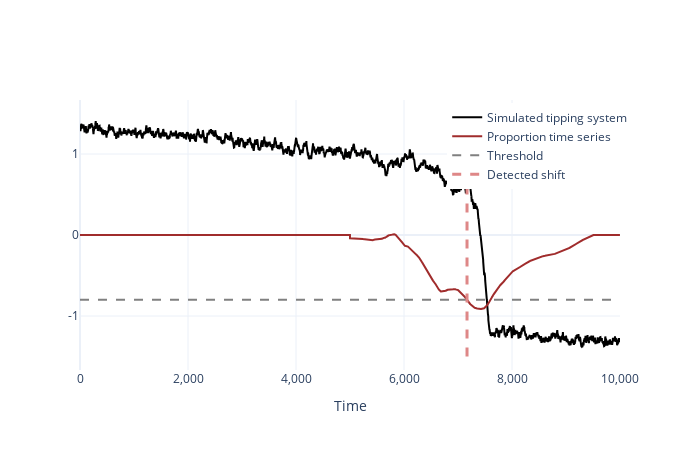

The cell this chart's notebook holds for it:
### Code cell
threshold=-0.8
crossing_index = np.where(proba_ts <= threshold)[0][0]

fig = go.Figure()
fig.add_trace(go.Scatter(y=data_Y, mode='lines', name='Simulated tipping system', line=dict(color='black')))
fig.add_trace(go.Scatter(y=proba_ts, mode='lines', name='Proportion time series', line=dict(color='#A02C2C')))

fig.add_trace(go.Scatter(x=[0, len(proba_ts)], 
                             y=[threshold, threshold],
                             mode='lines', line=dict(color='grey', dash='dash'),
                             name='Threshold'))

fig.add_trace(go.Scatter(x=[crossing_index, crossing_index], 
                             y=[-1.5, 1.5],
                             mode='lines', line=dict(color='#DE8787', dash='dash', width=3),
                             name='Detected shift'))


fig.update_layout(height=450, width=700,
    xaxis=dict(range=[0, t_len],
    tickvals=[0, 2000, 4000, 6000, 8000, 10000], ticktext=['0', '2,000', '4,000', '6,000', '8,000', '10,000'], title='Time'),
    yaxis=dict(tickvals=[-1, 0, 1], ticktext=['-1', '0', '1']),
    showlegend=True,
    template='plotly_white',
    legend=dict(yanchor="top", y=0.99, xanchor="left", x=0.68),
    )

fig.show()

### Figure 1 — Plotly figure (JSON) as saved in the notebook; plotly's stock layout.template omitted (floating-point values rounded to 4 significant figures; data arrays with more than 128 entries replaced by an {"elided": "..."} marker saying what was removed)
{"data": [{"line": {"color": "black"}, "mode": "lines", "name": "Simulated tipping system", "type": "scatter", "y": {"elided": "10000 float values"}}, {"line": {"color": "#A02C2C"}, "mode": "lines", "name": "Proportion time series", "type": "scatter", "y": {"elided": "10000 float values"}}, {"line": {"color": "grey", "dash": "dash"}, "mode": "lines", "name": "Threshold", "type": "scatter", "x": [0, 10000], "y": [-0.8, -0.8]}, {"line": {"color": "#DE8787", "dash": "dash", "width": 3}, "mode": "lines", "name": "Detected shift", "type": "scatter", "x": [7167, 7167], "y": [-1.5, 1.5]}], "layout": {"height": 450, "legend": {"x": 0.68, "xanchor": "left", "y": 0.99, "yanchor": "top"}, "showlegend": true, "width": 700, "xaxis": {"range": [0, 10000], "ticktext": ["0", "2,000", "4,000", "6,000", "8,000", "10,000"], "tickvals": [0, 2000, 4000, 6000, 8000, 10000], "title": {"text": "Time"}}, "yaxis": {"ticktext": ["-1", "0", "1"], "tickvals": [-1, 0, 1]}}}
